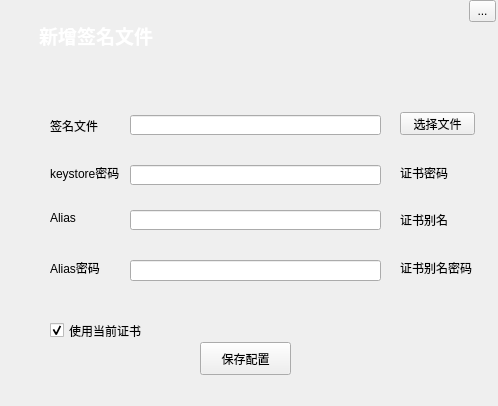
<?xml version="1.0" encoding="UTF-8"?>
<ui version="4.0">
 <class>Form</class>
 <widget class="QWidget" name="Form">
  <property name="geometry">
   <rect>
    <x>0</x>
    <y>0</y>
    <width>498</width>
    <height>406</height>
   </rect>
  </property>
  <property name="windowTitle">
   <string>Form</string>
  </property>
  <property name="styleSheet">
   <string notr="true">QToolButton[objectName=&quot;closetoolButton&quot;] {
border:0px;
}
QToolButton[objectName=&quot;closetoolButton&quot;]:hover {
image:url(:/images/close_hover.png);
}
QToolButton[objectName=&quot;closetoolButton&quot;]:pressed {
image:url(:/images/close_pressed.png);
}

QWidget[objectName=&quot;widget&quot;]{
background-image: url(:/images/funcell_bg.png);
}
QPushButton[objectName=&quot;pushButton&quot;]{
background-color: rgb(0, 170, 255);
color: rgb(255, 255, 255);
}
QPushButton[objectName=&quot;pushButton_2&quot;]{
background-color: rgb(0, 165, 0);
color: rgb(255, 255, 255);
}
QCheckBox[objectName=&quot;checkBox&quot;]{
color: rgb(255, 0, 0);
}
QWidget[objectName=&quot;Form&quot;]{
background-color: rgb(255, 255, 255);
}
</string>
  </property>
  <widget class="QWidget" name="widget" native="true">
   <property name="geometry">
    <rect>
     <x>-1</x>
     <y>0</y>
     <width>501</width>
     <height>80</height>
    </rect>
   </property>
   <widget class="QLabel" name="label">
    <property name="geometry">
     <rect>
      <x>40</x>
      <y>20</y>
      <width>131</width>
      <height>31</height>
     </rect>
    </property>
    <property name="lineWidth">
     <number>1</number>
    </property>
    <property name="text">
     <string>&lt;html&gt;&lt;head/&gt;&lt;body&gt;&lt;p&gt;&lt;span style=&quot; font-size:14pt; font-weight:600; color:#ffffff;&quot;&gt;新增签名文件&lt;/span&gt;&lt;/p&gt;&lt;/body&gt;&lt;/html&gt;</string>
    </property>
   </widget>
   <widget class="QToolButton" name="closetoolButton">
    <property name="geometry">
     <rect>
      <x>470</x>
      <y>0</y>
      <width>27</width>
      <height>22</height>
     </rect>
    </property>
    <property name="text">
     <string>...</string>
    </property>
    <property name="icon">
     <iconset resource="../../WorkSpace_python/mypack/res.qrc">
      <normaloff>:/images/close_normal.png</normaloff>:/images/close_normal.png</iconset>
    </property>
    <property name="iconSize">
     <size>
      <width>27</width>
      <height>22</height>
     </size>
    </property>
   </widget>
  </widget>
  <widget class="QLabel" name="label_2">
   <property name="geometry">
    <rect>
     <x>50</x>
     <y>120</y>
     <width>54</width>
     <height>12</height>
    </rect>
   </property>
   <property name="text">
    <string>签名文件</string>
   </property>
  </widget>
  <widget class="QLineEdit" name="lineEdit">
   <property name="geometry">
    <rect>
     <x>130</x>
     <y>115</y>
     <width>251</width>
     <height>20</height>
    </rect>
   </property>
  </widget>
  <widget class="QPushButton" name="pushButton">
   <property name="geometry">
    <rect>
     <x>400</x>
     <y>112</y>
     <width>75</width>
     <height>23</height>
    </rect>
   </property>
   <property name="text">
    <string>选择文件</string>
   </property>
  </widget>
  <widget class="QLabel" name="label_3">
   <property name="geometry">
    <rect>
     <x>50</x>
     <y>165</y>
     <width>71</width>
     <height>16</height>
    </rect>
   </property>
   <property name="text">
    <string>keystore密码</string>
   </property>
  </widget>
  <widget class="QLineEdit" name="lineEdit_2">
   <property name="geometry">
    <rect>
     <x>130</x>
     <y>165</y>
     <width>251</width>
     <height>20</height>
    </rect>
   </property>
  </widget>
  <widget class="QLabel" name="label_4">
   <property name="geometry">
    <rect>
     <x>50</x>
     <y>210</y>
     <width>71</width>
     <height>16</height>
    </rect>
   </property>
   <property name="text">
    <string>Alias</string>
   </property>
  </widget>
  <widget class="QLineEdit" name="lineEdit_3">
   <property name="geometry">
    <rect>
     <x>130</x>
     <y>210</y>
     <width>251</width>
     <height>20</height>
    </rect>
   </property>
  </widget>
  <widget class="QLabel" name="label_5">
   <property name="geometry">
    <rect>
     <x>400</x>
     <y>212</y>
     <width>71</width>
     <height>16</height>
    </rect>
   </property>
   <property name="text">
    <string>证书别名</string>
   </property>
  </widget>
  <widget class="QLabel" name="label_6">
   <property name="geometry">
    <rect>
     <x>50</x>
     <y>260</y>
     <width>71</width>
     <height>16</height>
    </rect>
   </property>
   <property name="text">
    <string>Alias密码</string>
   </property>
  </widget>
  <widget class="QLineEdit" name="lineEdit_4">
   <property name="geometry">
    <rect>
     <x>130</x>
     <y>260</y>
     <width>251</width>
     <height>21</height>
    </rect>
   </property>
  </widget>
  <widget class="QLabel" name="label_7">
   <property name="geometry">
    <rect>
     <x>400</x>
     <y>260</y>
     <width>81</width>
     <height>16</height>
    </rect>
   </property>
   <property name="text">
    <string>证书别名密码</string>
   </property>
  </widget>
  <widget class="QPushButton" name="pushButton_2">
   <property name="geometry">
    <rect>
     <x>200</x>
     <y>342</y>
     <width>91</width>
     <height>33</height>
    </rect>
   </property>
   <property name="text">
    <string>保存配置</string>
   </property>
  </widget>
  <widget class="QCheckBox" name="checkBox">
   <property name="geometry">
    <rect>
     <x>50</x>
     <y>320</y>
     <width>121</width>
     <height>21</height>
    </rect>
   </property>
   <property name="text">
    <string>使用当前证书</string>
   </property>
   <property name="checked">
    <bool>true</bool>
   </property>
  </widget>
  <widget class="QLabel" name="label_8">
   <property name="geometry">
    <rect>
     <x>400</x>
     <y>165</y>
     <width>71</width>
     <height>16</height>
    </rect>
   </property>
   <property name="text">
    <string>证书密码</string>
   </property>
  </widget>
 </widget>
 <resources>
  <include location="../../WorkSpace_python/mypack/res.qrc"/>
 </resources>
 <connections/>
</ui>
